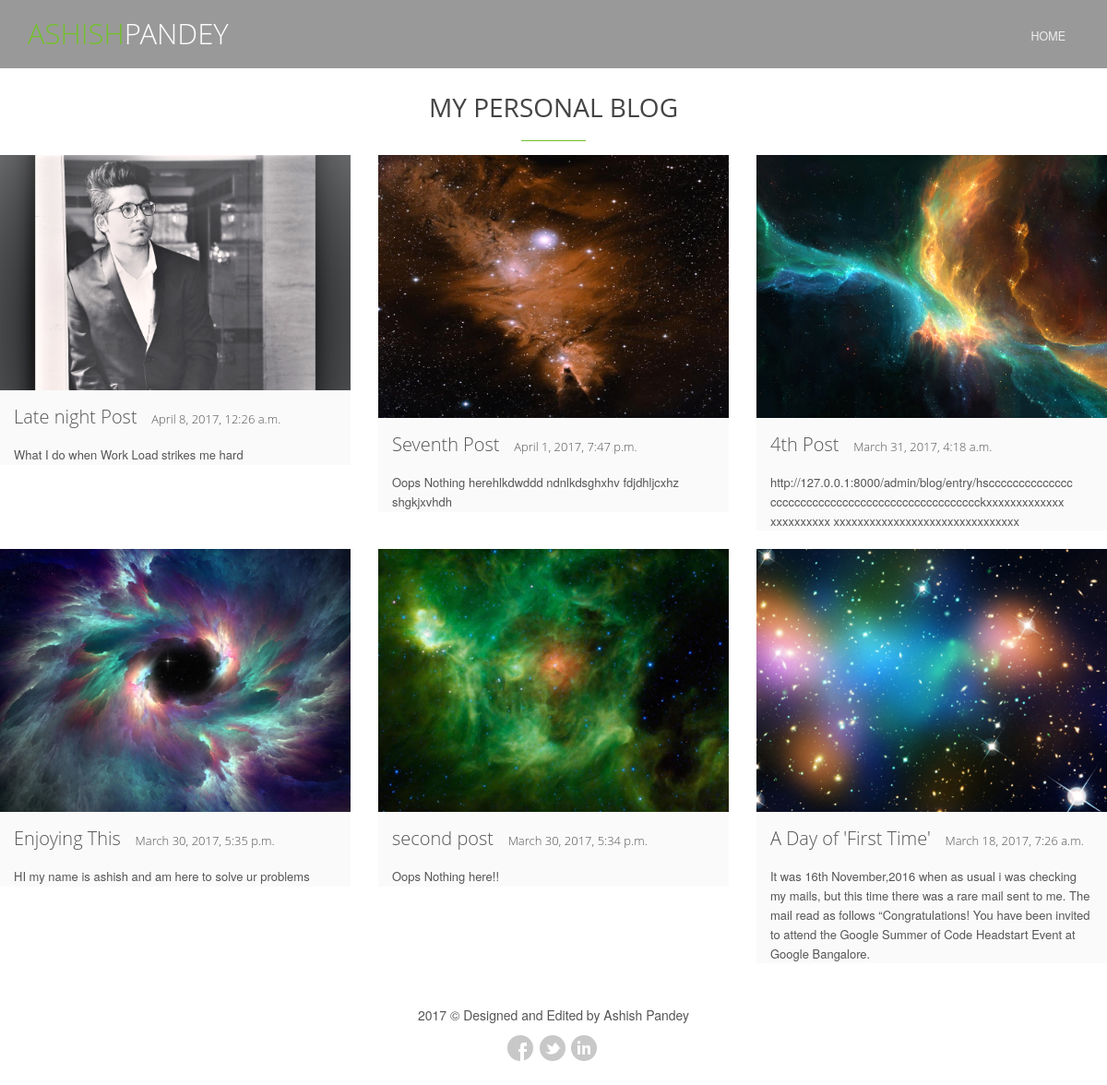
Screenshot of /blog/ with the database file from the repository.
### blog/models.py (models this page shows)
class Entry(models.Model):
    title = models.CharField(max_length=255)
    slug = models.SlugField(unique=True)
    created = models.DateTimeField(auto_now_add=True)
    modified = models.DateTimeField(auto_now=True)
    image = models.ImageField(upload_to='media',default='No image')
    perex = models.TextField(max_length=2000,default='Oops Nothing here!!')
    content = models.TextField()
    def __str__(self):
        return self.title
    class Meta:
        verbose_name="Blog"
        verbose_name_plural= "Blogs"
        ordering = ["-created"]
    @models.permalink
    def get_absolute_url(self):
        return ('post', (), {'slug': self.slug})

### blog/views.py (the view)
# urls.py: url(r'^blog/', views.blog, name='blog'),
def blog(request):
	posts = models.Entry.objects.all()
	return render(request, "index2.html", {'posts': posts})

### blog/templates/index2.html (shortened to what this page needs)
<html>
<head>
    {% load static %}
	<link rel="stylesheet" href="{% static 'assets/plugins/bootstrap/css/bootstrap.min.css' %}">
	<link rel="stylesheet" href="{% static 'assets/css/one.style.css' %}">
	<link rel="stylesheet" href="{% static 'assets/css/footers/footer-v7.css' %}">
	<link rel="stylesheet" href="{% static 'assets/plugins/animate.css' %}">
	<link rel="stylesheet" href="{% static 'assets/plugins/line-icons/line-icons.css' %}">
	<link rel="stylesheet" href="{% static 'assets/plugins/font-awesome/css/font-awesome.min.css' %}">
	<link rel="stylesheet" href="{% static 'assets/plugins/pace/pace-flash.css' %}">
	<link rel="stylesheet" href="{% static 'assets/plugins/owl-carousel/owl.carousel.css' %}">
	<link rel="stylesheet" href="{% static 'assets/plugins/cube-portfolio/cubeportfolio/css/cubeportfolio.min.css' %}">
	<link rel="stylesheet" href="{% static 'assets/plugins/cube-portfolio/cubeportfolio/custom/custom-cubeportfolio.css' %}">
	<link rel="stylesheet" href="{% static 'assets/plugins/revolution-slider/rs-plugin/css/settings.css' %}" type="text/css" media="screen">
	<link rel="stylesheet" href="{% static 'assets/css/plugins/style-switcher.css' %}">
	<link rel="stylesheet" href="{% static 'assets/css/theme-colors/default.css' %}" id="style_color">
	<link rel="stylesheet" href="{% static 'assets/css/theme-skins/one.dark.css' %}">
	<link rel="stylesheet" href="{% static 'assets/css/custom.css' %}">
</head>
{% block content %}
<body id="body" data-spy="scroll" data-target=".one-page-header" class="demo-lightbox-gallery">
	<nav class="one-page-header navbar navbar-default navbar-fixed-top" role="navigation">
		<div class="container">
			<div class="menu-container page-scroll">
				<a class="navbar-brand" href="#intro">
					<span>ASHISH</span>PANDEY
				</a>
			</div>
			<div class="collapse navbar-collapse navbar-ex1-collapse">
				<div class="menu-container">
					<ul class="nav navbar-nav">
						<li class="page-scroll home">
							<a href="/">Home</a>
						</li>
                    </ul>
				</div>
			</div>
		</div>
	</nav>
<div class="title-blog">
				<h2>My Personal Blog</h2>
			</div>
    <div class="row news-v1">
    {% for post in posts %}
				<div class="col-md-4 md-margin-bottom-40">
					<div class="news-v1-in">
                        <a href="{{ post.get_absolute_url }}"><img class="img-responsive" src="{{ post.image.url }}" alt="image"></a>
                        <h3><a href="{{ post.get_absolute_url }}">{{ post }}</a>&nbsp;&nbsp;&nbsp;<span class="date">{{ post.created }}</span></h3>
						<p>{{ post.perex|safe }}</p>
					</div>
				</div>
    {% endfor %}
			</div>
<div class="copyright-section">
			<p>2017 &copy; Designed and Edited by Ashish Pandey</p>
			<ul class="social-icons">
				<li><a href="https://www.facebook.com/ashishcool482" data-original-title="Facebook" class="social_facebook rounded-x"></a></li>
				<li><a href="https://twitter.com/ashishcool482" data-original-title="Twitter" class="social_twitter rounded-x"></a></li>
				<li><a href="https://www.linkedin.com/in/ashish-pandey-0127b9112/" data-original-title="Linkedin" class="social_linkedin rounded-x"></a></li>
			</ul>
		</div>
</body>
{% endblock %}
</html>

### blog/static/assets/css/one.style.css (style rules this page uses)
body { width: 100%; height: 100%; color: #333; font-size: 13px; line-height: 1.6; }
html { width: 100%; height: 100%; }
h1, h2, h3, h4, h5, h6 { color: #555; }
p, li, li a { color: #555; }
a { color: #72c02c; text-decoration: none; }
a, a:focus, a:hover, a:active { outline: 0 !important; }
.navbar-fixed-bottom .navbar-collapse, .navbar-fixed-top .navbar-collapse { max-height: 100%; }
.one-page-header .navbar-brand { font-size: 31px; font-weight: 200; line-height: 15px; padding: 17px 15px 13px; color: #fff !important; font-family: 'Open Sans', sans-serif; }
.one-page-header .navbar-brand span { color: #72c02c !important; }
.one-page-header { border-bottom: none; background: rgba(0,0,0,0.4); }
.one-page-header .container { position: relative; }
.one-page-header .navbar-nav > li > a { color: #eee; font-size: 12.5px; text-transform: uppercase; padding: 17px 15px 13px; }
.one-page-header .navbar-nav > li > a:before { left: -3px; top: 15px; z-index: 2; color: #eee; font-size: 4px; content: "\f10c"; margin-right: 6px; position: absolute; font-family: FontAwesome; }
.one-page-header .navbar-nav > li.home > a:before { content: ""; }
@media (min-width: 992px) { .one-page-header.navbar { padding: 12px 0; -webkit-transition: background .3s ease-in-out,padding .3s ease-in-out; -moz-transition: background .3s ease-in-out,padding .3s ease-in-out; transition: background .3s ease-in-out,padding .3s ease-in-out; } }
@media (min-width: 992px) { .one-page-header.navbar .navbar-nav { float: right; } }

### blog/static/assets/css/footers/footer-v7.css (style rules this page uses)
.copyright-section { z-index: 1; background: #fff; position: relative; text-align: center; padding: 25px 0 20px; }
.copyright-section p { font-size: 14px; }
.copyright-section ul.social-icons li { margin-bottom: 0; padding: 0; }

### blog/static/assets/css/theme-skins/one.dark.css (style rules this page uses)
body.dark p, li, li a { color: #777; }

### blog/static/assets/css/app.css (style rules this page uses)
* { border-radius: 0; }
a, a:focus, a:hover, a:active, button, button:hover { outline: 0 !important; }
h2 { font-size: 24px; line-height: 33px; }
h3 { font-size: 20px; line-height: 27px; }
h1, h2, h3, h4, h5, h6 { color: #555; margin-top: 5px; text-shadow: none; font-weight: normal; font-family: "Open Sans", Arial, sans-serif; }
.title-blog h2 { margin-top: 100px; color: #444; font-size: 28px; text-align: center; position: relative; margin-bottom: 15px; padding-bottom: 20px; text-transform: uppercase; font-family: "Open Sans", Arial, sans-serif; }
.title-blog h2:after { bottom: 0; left: 50%; height: 1px; width: 70px; content: " "; margin-left: -35px; position: absolute; background: #72c02c; }
.date { font-size: small; }
.social-icons { margin: 0; padding: 0; }
.social-icons li { list-style: none; margin-right: 3px; margin-bottom: 5px; text-indent: -9999px; display: inline-block; }
.social-icons li a, a.social-icon { width: 28px; height: 28px; display: block; background-position: 0 0; background-repeat: no-repeat; transition: all 0.3s ease-in-out; -o-transition: all 0.3s ease-in-out; -ms-transition: all 0.3s ease-in-out; -moz-transition: all 0.3s ease-in-out; -webkit-transition: all 0.3s ease-in-out; }
.social_facebook { background: url(../img/icons/social/facebook.png) no-repeat; }
.social_linkedin { background: url(../img/icons/social/linkedin.png) no-repeat; }
.social_twitter { background: url(../img/icons/social/twitter.png) no-repeat; }
.rounded-x { border-radius: 50% !important; }

### blog/static/assets/css/blocks.css (style rules this page uses)
.news-v1 .news-v1-in { background: #fafafa; }
.news-v1 h3 { margin-bottom: 0; font-weight: 200; line-height: 28px; padding: 10px 15px 15px; }
.news-v1 h3 a { color: #555; }
.news-v1 p { color: #555; padding: 0 15px; margin-bottom: 20px; }

### rows the page displays
Entry: image (picture), title "Late night Post", created "April 8, 2017, 12:26 a.m.", perex "What I do when Work Load strikes me hard"
Entry: image (picture), title "Seventh Post", created "April 1, 2017, 7:47 p.m.", perex "Oops Nothing herehlkdwddd ndnlkdsghxhv fdjdhljcxhz shgkjxvhdh"
Entry: image (picture), title "4th Post", created "March 31, 2017, 4:18 a.m.", perex "http://127.0.0.1:8000/admin/blog/entry/hscccccccccccccc ccccccccccccccccccccccccccccccccccckxxxxxxxxxxxxx xxxxxxxxxx xxxxxxxxxxxxxxxxxxxxxxxxxxxxxxx"
Entry: image (picture), title "Enjoying This", created "March 30, 2017, 5:35 p.m.", perex "HI my name is ashish and am here to solve ur problems"
Entry: image (picture), title "second post", created "March 30, 2017, 5:34 p.m.", perex "Oops Nothing here!!"
Entry: image (picture), title "A Day of 'First Time'", created "March 18, 2017, 7:26 a.m.", perex "It was 16th November,2016 when as usual i was checking my mails, but this time there was a rare mail sent to me. The mail read as follows “Congratulations! You have been invited to attend the Google Summer of Code Headstart Event at Google Bangalore."
